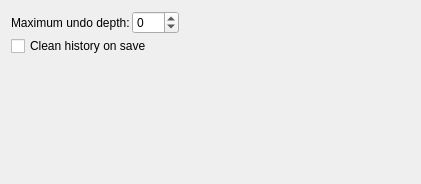
<?xml version="1.0" encoding="UTF-8"?>
<ui version="4.0">
 <author>
SPDX-FileCopyrightText: 2024 S. MANKOWSKI stephane@mankowski.fr
SPDX-FileCopyrightText: 2024 G. DE BURE support@mankowski.fr
SPDX-License-Identifier: GPL-3.0-or-later
 </author>
 <class>skgundoredoplugin_pref</class>
 <widget class="QWidget" name="skgundoredoplugin_pref">
  <property name="geometry">
   <rect>
    <x>0</x>
    <y>0</y>
    <width>421</width>
    <height>184</height>
   </rect>
  </property>
  <layout class="QVBoxLayout" name="verticalLayout">
   <property name="spacing">
    <number>2</number>
   </property>
   <item>
    <layout class="QHBoxLayout" name="horizontalLayout">
     <property name="spacing">
      <number>2</number>
     </property>
     <item>
      <widget class="QLabel" name="label">
       <property name="sizePolicy">
        <sizepolicy hsizetype="Fixed" vsizetype="Preferred">
         <horstretch>0</horstretch>
         <verstretch>0</verstretch>
        </sizepolicy>
       </property>
       <property name="text">
        <string>Maximum undo depth:</string>
       </property>
      </widget>
     </item>
     <item>
      <widget class="QSpinBox" name="kcfg_maxNumberOfUndo">
       <property name="toolTip">
        <string>&lt;!DOCTYPE HTML PUBLIC &quot;-//W3C//DTD HTML 4.0//EN&quot; &quot;https://www.w3.org/TR/REC-html40/strict.dtd&quot;&gt;
&lt;html&gt;&lt;head&gt;&lt;meta name=&quot;qrichtext&quot; content=&quot;1&quot; /&gt;&lt;style type=&quot;text/css&quot;&gt;
p, li { white-space: pre-wrap; }
&lt;/style&gt;&lt;/head&gt;&lt;body style=&quot; font-family:'Sans Serif'; font-size:9pt; font-weight:400; font-style:normal;&quot;&gt;
&lt;p style=&quot; margin-top:0px; margin-bottom:0px; margin-left:0px; margin-right:0px; -qt-block-indent:0; text-indent:0px;&quot;&gt;The number of undoable actions to keep in the history. If you want to keep &lt;span style=&quot; font-weight:600;&quot;&gt;all&lt;/span&gt; actions in the history, set this to &lt;span style=&quot; font-weight:600;&quot;&gt;-1&lt;/span&gt;, but be warned that the file size will increase steeply.&lt;/p&gt;&lt;/body&gt;&lt;/html&gt;</string>
       </property>
       <property name="statusTip">
        <string>-1 for no limit</string>
       </property>
       <property name="minimum">
        <number>-1</number>
       </property>
       <property name="maximum">
        <number>999</number>
       </property>
       <property name="value">
        <number>0</number>
       </property>
      </widget>
     </item>
     <item>
      <spacer name="horizontalSpacer">
       <property name="orientation">
        <enum>Qt::Horizontal</enum>
       </property>
       <property name="sizeHint" stdset="0">
        <size>
         <width>40</width>
         <height>20</height>
        </size>
       </property>
      </spacer>
     </item>
    </layout>
   </item>
   <item>
    <widget class="QCheckBox" name="kcfg_cleanHistoryOnSave">
     <property name="text">
      <string>Clean history on save</string>
     </property>
    </widget>
   </item>
   <item>
    <spacer name="verticalSpacer">
     <property name="orientation">
      <enum>Qt::Vertical</enum>
     </property>
     <property name="sizeHint" stdset="0">
      <size>
       <width>20</width>
       <height>126</height>
      </size>
     </property>
    </spacer>
   </item>
  </layout>
 </widget>
 <resources/>
 <connections/>
</ui>
